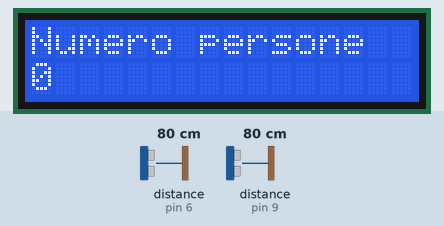
Recording of a sketch running on a simulated Arduino Uno, built with avr-gcc and run on an emulated ATmega328P. On the bench: 16×2 character LCD. Wiring (inferred from the names in the program): 2 × ultrasonic range finder: trigger pin 7, echo pin 6 / trigger pin 10, echo pin 9. The inputs (shaded band) are chosen by the test bench; at power-on: distance to the obstacle (sensors on pin 6, pin 9) 80 cm. The echo pulse lasts 58.3 µs per cm.

Above: at 2.1 s.

The sketch:

magnificent_snaget_jaiks1.ino
```cpp
#include <LiquidCrystal.h>

LiquidCrystal lcd(12, 11, 5, 4, 3, 2);

#define echoIn 9
#define triggerIn 10

#define echoOut 6
#define triggerOut 7

#define VELOCITASUONO 343.1
#define VARIAZIONE 1

void setup() {
  lcd.begin(16,2);
  lcd.clear();
  lcd.print("Numero persone");
  lcd.setCursor(0,1);
  lcd.print("0");
  Serial.begin(9600);
  pinMode(echoIn,INPUT);
  pinMode(echoOut,INPUT);
  pinMode(triggerIn,OUTPUT);
  pinMode(triggerOut,OUTPUT);

}

double distInPrec = misuraDistanza(echoIn, triggerIn);//variabile che contiene il valore dell'ultima distanza misurata sul sensore posto all'ingresso
double distOutPrec = misuraDistanza(echoOut, triggerOut);//variabile che contiene il valore dell'ultima distanza misurata sul sensore posto all'uscita
int numeroPersonePresenti = 0;//numero persone presenti nel locale
bool sensoreAttivatoIn = false;
bool sensoreAttivatoOut = false;

void loop() {
  float misuraDistanzaIn = misuraDistanza(echoIn, triggerIn);
  if(sensoreAttivatoIn == false){
    if(misuraDistanzaIn < VARIAZIONE){
     sensoreAttivatoIn = true;
     numeroPersonePresenti++;
     lcd.setCursor(0,1);
      lcd.print(numeroPersonePresenti);
      lcd.print("           ");
    }
  }
  else{
     if(misuraDistanzaIn > VARIAZIONE){
     sensoreAttivatoIn = false;
    }
  }

  float misuraDistanzaOut = misuraDistanza(echoOut, triggerOut);
  if(sensoreAttivatoOut == false){
    if(misuraDistanzaOut < VARIAZIONE && numeroPersonePresenti > 0){
     sensoreAttivatoOut = true;
     numeroPersonePresenti--;
     lcd.setCursor(0,1);
      lcd.print(numeroPersonePresenti);
      lcd.print("           ");
    }
  }
  else{
     if(misuraDistanzaOut > VARIAZIONE){
     sensoreAttivatoOut = false;
    }
  }
}

double misuraDistanza(int _ECHO, int _TRIGGER){//funzione per misuarare la distanza passando come parametri
  digitalWrite(_TRIGGER,LOW);
  digitalWrite(_TRIGGER,HIGH);
  delayMicroseconds(10);
  digitalWrite(_TRIGGER,LOW);

  double durata = pulseIn(_ECHO,HIGH);//quanto tempo passa da quando _ECHO diventa HIGH per ritornare a valore LOW
  double durataSecondi = durata/2.0/1000000.0;//si divide per 2 perchè altrimenti si conterebbe sia l'andata che il ritorno dell'onda
  double distanza = (durataSecondi*VELOCITASUONO);
  return distanza;
}
```
